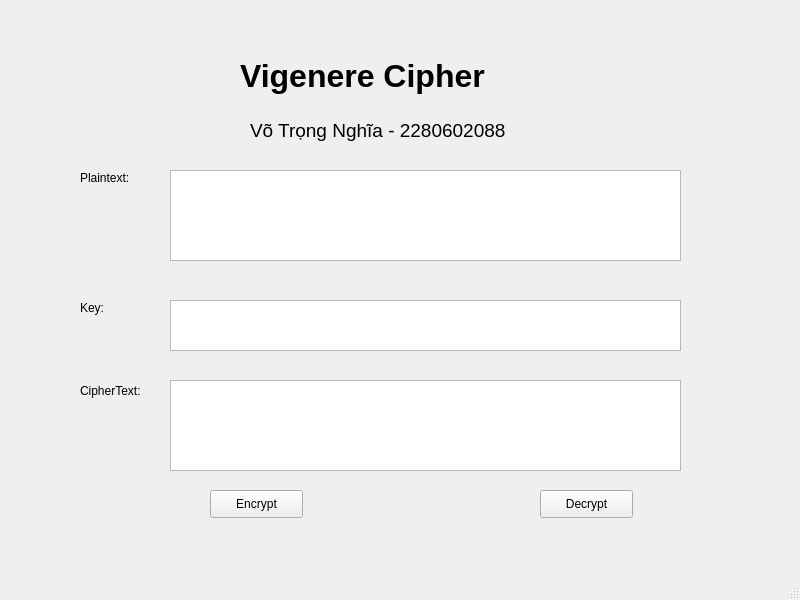
<?xml version="1.0" encoding="UTF-8"?>
<ui version="4.0">
 <class>MainWindow</class>
 <widget class="QMainWindow" name="MainWindow">
  <property name="geometry">
   <rect>
    <x>0</x>
    <y>0</y>
    <width>800</width>
    <height>600</height>
   </rect>
  </property>
  <property name="windowTitle">
   <string>MainWindow</string>
  </property>
  <widget class="QWidget" name="centralwidget">
   <widget class="QLabel" name="label">
    <property name="geometry">
     <rect>
      <x>240</x>
      <y>40</y>
      <width>361</width>
      <height>71</height>
     </rect>
    </property>
    <property name="font">
     <font>
      <pointsize>24</pointsize>
      <weight>75</weight>
      <bold>true</bold>
     </font>
    </property>
    <property name="layoutDirection">
     <enum>Qt::LeftToRight</enum>
    </property>
    <property name="styleSheet">
     <string notr="true">text-align: center;</string>
    </property>
    <property name="text">
     <string>Vigenere Cipher</string>
    </property>
   </widget>
   <widget class="QLabel" name="label_2">
    <property name="geometry">
     <rect>
      <x>250</x>
      <y>110</y>
      <width>431</width>
      <height>41</height>
     </rect>
    </property>
    <property name="font">
     <font>
      <pointsize>14</pointsize>
     </font>
    </property>
    <property name="text">
     <string>Võ Trọng Nghĩa - 2280602088</string>
    </property>
   </widget>
   <widget class="QLabel" name="label_3">
    <property name="geometry">
     <rect>
      <x>80</x>
      <y>170</y>
      <width>55</width>
      <height>16</height>
     </rect>
    </property>
    <property name="text">
     <string>Plaintext:</string>
    </property>
   </widget>
   <widget class="QLabel" name="label_4">
    <property name="geometry">
     <rect>
      <x>80</x>
      <y>300</y>
      <width>55</width>
      <height>16</height>
     </rect>
    </property>
    <property name="text">
     <string>Key:</string>
    </property>
   </widget>
   <widget class="QLabel" name="label_5">
    <property name="geometry">
     <rect>
      <x>80</x>
      <y>380</y>
      <width>81</width>
      <height>21</height>
     </rect>
    </property>
    <property name="text">
     <string>CipherText:</string>
    </property>
   </widget>
   <widget class="QTextEdit" name="txtPlainText">
    <property name="geometry">
     <rect>
      <x>170</x>
      <y>170</y>
      <width>511</width>
      <height>91</height>
     </rect>
    </property>
   </widget>
   <widget class="QTextEdit" name="txtKey">
    <property name="geometry">
     <rect>
      <x>170</x>
      <y>300</y>
      <width>511</width>
      <height>51</height>
     </rect>
    </property>
   </widget>
   <widget class="QTextEdit" name="txtCipherText">
    <property name="geometry">
     <rect>
      <x>170</x>
      <y>380</y>
      <width>511</width>
      <height>91</height>
     </rect>
    </property>
   </widget>
   <widget class="QPushButton" name="btnEncrypt">
    <property name="geometry">
     <rect>
      <x>210</x>
      <y>490</y>
      <width>93</width>
      <height>28</height>
     </rect>
    </property>
    <property name="text">
     <string>Encrypt</string>
    </property>
   </widget>
   <widget class="QPushButton" name="btnDecrypt">
    <property name="geometry">
     <rect>
      <x>540</x>
      <y>490</y>
      <width>93</width>
      <height>28</height>
     </rect>
    </property>
    <property name="text">
     <string>Decrypt</string>
    </property>
   </widget>
  </widget>
  <widget class="QMenuBar" name="menubar">
   <property name="geometry">
    <rect>
     <x>0</x>
     <y>0</y>
     <width>800</width>
     <height>26</height>
    </rect>
   </property>
  </widget>
  <widget class="QStatusBar" name="statusbar"/>
 </widget>
 <resources/>
 <connections/>
</ui>
